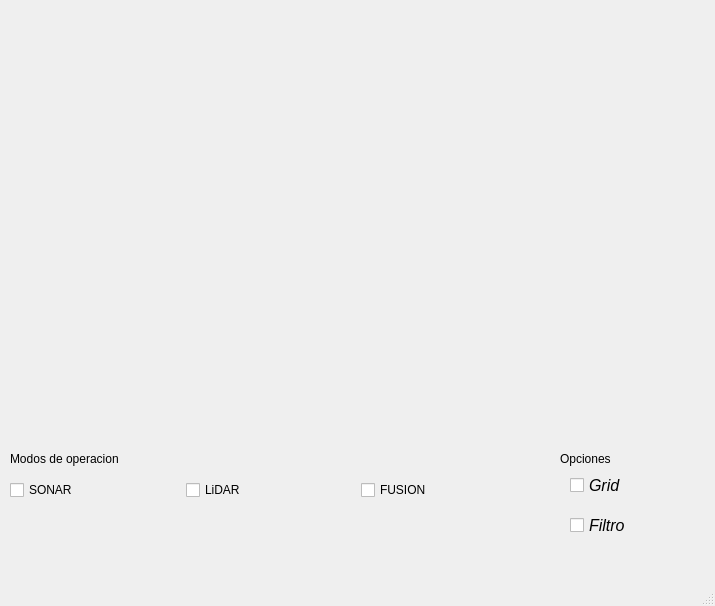
<?xml version="1.0" encoding="UTF-8"?>
<ui version="4.0">
 <class>MainWindow</class>
 <widget class="QMainWindow" name="MainWindow">
  <property name="geometry">
   <rect>
    <x>0</x>
    <y>0</y>
    <width>715</width>
    <height>606</height>
   </rect>
  </property>
  <property name="sizePolicy">
   <sizepolicy hsizetype="Preferred" vsizetype="Preferred">
    <horstretch>1</horstretch>
    <verstretch>0</verstretch>
   </sizepolicy>
  </property>
  <property name="minimumSize">
   <size>
    <width>715</width>
    <height>606</height>
   </size>
  </property>
  <property name="windowTitle">
   <string>SOLINDAR System</string>
  </property>
  <widget class="QWidget" name="centralwidget">
   <widget class="QCheckBox" name="gCheck">
    <property name="geometry">
     <rect>
      <x>570</x>
      <y>460</y>
      <width>81</width>
      <height>50</height>
     </rect>
    </property>
    <property name="font">
     <font>
      <pointsize>12</pointsize>
      <italic>true</italic>
     </font>
    </property>
    <property name="text">
     <string>Grid</string>
    </property>
   </widget>
   <widget class="Canvas" name="canvas" native="true">
    <property name="geometry">
     <rect>
      <x>19</x>
      <y>79</y>
      <width>671</width>
      <height>361</height>
     </rect>
    </property>
   </widget>
   <widget class="QWidget" name="horizontalLayoutWidget">
    <property name="geometry">
     <rect>
      <x>19</x>
      <y>0</y>
      <width>671</width>
      <height>80</height>
     </rect>
    </property>
    <layout class="QHBoxLayout" name="hlayout">
     <item>
      <widget class="QWidget" name="navigation" native="true"/>
     </item>
    </layout>
   </widget>
   <widget class="QLabel" name="label">
    <property name="geometry">
     <rect>
      <x>10</x>
      <y>450</y>
      <width>131</width>
      <height>17</height>
     </rect>
    </property>
    <property name="text">
     <string>Modos de operacion</string>
    </property>
   </widget>
   <widget class="QWidget" name="horizontalLayoutWidget_3">
    <property name="geometry">
     <rect>
      <x>10</x>
      <y>470</y>
      <width>521</width>
      <height>41</height>
     </rect>
    </property>
    <layout class="QHBoxLayout" name="horizontalLayout_2">
     <item>
      <widget class="QCheckBox" name="sonBox">
       <property name="text">
        <string>SONAR</string>
       </property>
      </widget>
     </item>
     <item>
      <widget class="QCheckBox" name="lidBox">
       <property name="text">
        <string>LiDAR</string>
       </property>
      </widget>
     </item>
     <item>
      <widget class="QCheckBox" name="fusBox">
       <property name="text">
        <string>FUSION</string>
       </property>
      </widget>
     </item>
    </layout>
   </widget>
   <widget class="QCheckBox" name="fCheck">
    <property name="geometry">
     <rect>
      <x>570</x>
      <y>500</y>
      <width>81</width>
      <height>50</height>
     </rect>
    </property>
    <property name="font">
     <font>
      <pointsize>12</pointsize>
      <italic>true</italic>
     </font>
    </property>
    <property name="text">
     <string>Filtro</string>
    </property>
   </widget>
   <widget class="QLabel" name="label_2">
    <property name="geometry">
     <rect>
      <x>560</x>
      <y>450</y>
      <width>131</width>
      <height>17</height>
     </rect>
    </property>
    <property name="text">
     <string>Opciones</string>
    </property>
   </widget>
  </widget>
  <widget class="QMenuBar" name="menubar">
   <property name="enabled">
    <bool>false</bool>
   </property>
   <property name="geometry">
    <rect>
     <x>0</x>
     <y>0</y>
     <width>715</width>
     <height>27</height>
    </rect>
   </property>
  </widget>
  <widget class="QStatusBar" name="statusbar"/>
 </widget>
 <customwidgets>
  <customwidget>
   <class>Canvas</class>
   <extends>QWidget</extends>
   <header>canvas.h</header>
   <container>1</container>
  </customwidget>
 </customwidgets>
 <resources/>
 <connections/>
</ui>
